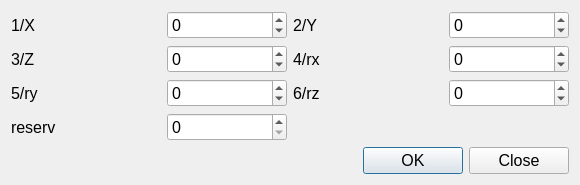
<?xml version="1.0" encoding="UTF-8"?>
<ui version="4.0">
 <class>TPointDialog</class>
 <widget class="QDialog" name="TPointDialog">
  <property name="geometry">
   <rect>
    <x>0</x>
    <y>0</y>
    <width>578</width>
    <height>173</height>
   </rect>
  </property>
  <property name="font">
   <font>
    <pointsize>12</pointsize>
   </font>
  </property>
  <property name="windowTitle">
   <string>Dialog</string>
  </property>
  <layout class="QVBoxLayout" name="verticalLayout">
   <item>
    <layout class="QGridLayout" name="gridLayout">
     <item row="2" column="2" colspan="2">
      <widget class="QLabel" name="label_6">
       <property name="minimumSize">
        <size>
         <width>150</width>
         <height>0</height>
        </size>
       </property>
       <property name="maximumSize">
        <size>
         <width>150</width>
         <height>16777215</height>
        </size>
       </property>
       <property name="text">
        <string>6/rz</string>
       </property>
      </widget>
     </item>
     <item row="2" column="4">
      <widget class="QSpinBox" name="spinBox_rz">
       <property name="minimumSize">
        <size>
         <width>120</width>
         <height>0</height>
        </size>
       </property>
       <property name="minimum">
        <number>-360</number>
       </property>
       <property name="maximum">
        <number>360</number>
       </property>
      </widget>
     </item>
     <item row="2" column="1">
      <widget class="QSpinBox" name="spinBox_ry">
       <property name="minimumSize">
        <size>
         <width>120</width>
         <height>0</height>
        </size>
       </property>
       <property name="minimum">
        <number>-360</number>
       </property>
       <property name="maximum">
        <number>360</number>
       </property>
      </widget>
     </item>
     <item row="3" column="0">
      <widget class="QLabel" name="label_15">
       <property name="text">
        <string>reserv</string>
       </property>
      </widget>
     </item>
     <item row="2" column="0">
      <widget class="QLabel" name="label_3">
       <property name="minimumSize">
        <size>
         <width>150</width>
         <height>0</height>
        </size>
       </property>
       <property name="maximumSize">
        <size>
         <width>150</width>
         <height>16777215</height>
        </size>
       </property>
       <property name="text">
        <string>5/ry</string>
       </property>
      </widget>
     </item>
     <item row="3" column="1">
      <widget class="QSpinBox" name="spinBox_reserv"/>
     </item>
     <item row="1" column="0">
      <widget class="QLabel" name="label_4">
       <property name="minimumSize">
        <size>
         <width>150</width>
         <height>0</height>
        </size>
       </property>
       <property name="text">
        <string>3/Z</string>
       </property>
      </widget>
     </item>
     <item row="1" column="1">
      <widget class="QSpinBox" name="spinBox_Z">
       <property name="minimumSize">
        <size>
         <width>120</width>
         <height>0</height>
        </size>
       </property>
       <property name="minimum">
        <number>-360</number>
       </property>
       <property name="maximum">
        <number>360</number>
       </property>
      </widget>
     </item>
     <item row="1" column="2" colspan="2">
      <widget class="QLabel" name="label_5">
       <property name="minimumSize">
        <size>
         <width>150</width>
         <height>0</height>
        </size>
       </property>
       <property name="maximumSize">
        <size>
         <width>150</width>
         <height>16777215</height>
        </size>
       </property>
       <property name="text">
        <string>4/rx</string>
       </property>
      </widget>
     </item>
     <item row="1" column="4">
      <widget class="QSpinBox" name="spinBox_rx">
       <property name="minimumSize">
        <size>
         <width>120</width>
         <height>0</height>
        </size>
       </property>
       <property name="minimum">
        <number>-360</number>
       </property>
       <property name="maximum">
        <number>360</number>
       </property>
      </widget>
     </item>
     <item row="0" column="0">
      <widget class="QLabel" name="label">
       <property name="minimumSize">
        <size>
         <width>150</width>
         <height>0</height>
        </size>
       </property>
       <property name="maximumSize">
        <size>
         <width>150</width>
         <height>16777215</height>
        </size>
       </property>
       <property name="text">
        <string>1/X</string>
       </property>
      </widget>
     </item>
     <item row="0" column="1">
      <widget class="QSpinBox" name="spinBox_X">
       <property name="minimumSize">
        <size>
         <width>120</width>
         <height>0</height>
        </size>
       </property>
       <property name="minimum">
        <number>-1000</number>
       </property>
       <property name="maximum">
        <number>1000</number>
       </property>
      </widget>
     </item>
     <item row="0" column="2" colspan="2">
      <widget class="QLabel" name="label_2">
       <property name="minimumSize">
        <size>
         <width>150</width>
         <height>0</height>
        </size>
       </property>
       <property name="maximumSize">
        <size>
         <width>150</width>
         <height>16777215</height>
        </size>
       </property>
       <property name="text">
        <string>2/Y</string>
       </property>
      </widget>
     </item>
     <item row="0" column="4">
      <widget class="QSpinBox" name="spinBox_Y">
       <property name="minimumSize">
        <size>
         <width>100</width>
         <height>0</height>
        </size>
       </property>
       <property name="minimum">
        <number>-360</number>
       </property>
       <property name="maximum">
        <number>360</number>
       </property>
      </widget>
     </item>
    </layout>
   </item>
   <item>
    <layout class="QHBoxLayout" name="horizontalLayout">
     <item>
      <spacer name="horizontalSpacer">
       <property name="orientation">
        <enum>Qt::Horizontal</enum>
       </property>
       <property name="sizeHint" stdset="0">
        <size>
         <width>40</width>
         <height>20</height>
        </size>
       </property>
      </spacer>
     </item>
     <item>
      <widget class="QPushButton" name="pushButton">
       <property name="minimumSize">
        <size>
         <width>100</width>
         <height>0</height>
        </size>
       </property>
       <property name="text">
        <string>OK</string>
       </property>
      </widget>
     </item>
     <item>
      <widget class="QPushButton" name="pushButton_2">
       <property name="minimumSize">
        <size>
         <width>100</width>
         <height>0</height>
        </size>
       </property>
       <property name="text">
        <string>Close</string>
       </property>
      </widget>
     </item>
    </layout>
   </item>
  </layout>
 </widget>
 <resources/>
 <connections/>
</ui>
